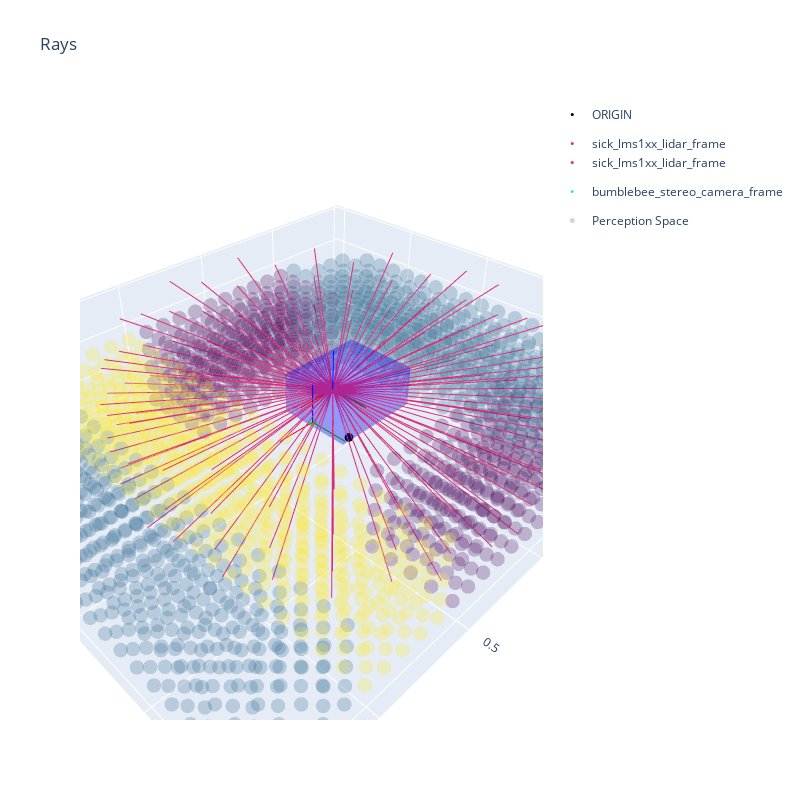

The code cell stored with this chart in its notebook:
### Markdown cell above
### Plot any Bot!

### Code cell
# Here is the first one
design_0_fig, design_0_df = plot_plot_design(0, sensor_idx_rays=0, max_rays=100)

design_0_df

### Figure 1 — Plotly figure (JSON) as saved in the notebook; plotly's stock layout.template omitted (floating-point values rounded to 4 significant figures; data arrays with more than 128 entries replaced by an {"elided": "..."} marker saying what was removed)
{"data": [{"marker": {"color": "black", "size": 3}, "mode": "markers", "name": "ORIGIN", "type": "scatter3d", "x": [0], "y": [0], "z": [0]}, {"hoverinfo": "text", "legendgroup": "sensor_0", "marker": {"color": "#d72f78", "size": 3}, "mode": "markers", "name": "sick_lms1xx_lidar_frame", "text": ["Translation:<br>  (x=0.12,<br>  y=0.00,<br>  z=0.33)", "Quaternion:<br>  (qw=1.00,<br>  qx=0.00,<br>  qy=0.00,<br>  qz=0.00)"], "type": "scatter3d", "x": [0.12], "y": [0], "z": [0.333]}, {"legendgroup": "sensor_0", "line": {"color": "red", "width": 2}, "mode": "lines", "showlegend": false, "type": "scatter3d", "x": [0.12, 0.32], "y": [0, 0], "z": [0.333, 0.333]}, {"legendgroup": "sensor_0", "line": {"color": "green", "width": 2}, "mode": "lines", "showlegend": false, "type": "scatter3d", "x": [0.12, 0.12], "y": [0, 0.2], "z": [0.333, 0.333]}, {"legendgroup": "sensor_0", "line": {"color": "blue", "width": 2}, "mode": "lines", "showlegend": false, "type": "scatter3d", "x": [0.12, 0.12], "y": [0, 0], "z": [0.333, 0.533]}, {"hoverinfo": "text", "legendgroup": "sensor_1", "marker": {"color": "#29f6ab", "size": 3}, "mode": "markers", "name": "bumblebee_stereo_camera_frame", "text": ["Translation:<br>  (x=0.25,<br>  y=0.00,<br>  z=0.22)", "Quaternion:<br>  (qw=1.00,<br>  qx=0.00,<br>  qy=0.00,<br>  qz=0.00)"], "type": "scatter3d", "x": [0.247], "y": [0], "z": [0.218]}, {"legendgroup": "sensor_1", "line": {"color": "red", "width": 2}, "mode": "lines", "showlegend": false, "type": "scatter3d", "x": [0.247, 0.447], "y": [0, 0], "z": [0.218, 0.218]}, {"legendgroup": "sensor_1", "line": {"color": "green", "width": 2}, "mode": "lines", "showlegend": false, "type": "scatter3d", "x": [0.247, 0.247], "y": [0, 0.2], "z": [0.218, 0.218]}, {"legendgroup": "sensor_1", "line": {"color": "blue", "width": 2}, "mode": "lines", "showlegend": false, "type": "scatter3d", "x": [0.247, 0.247], "y": [0, 0], "z": [0.218, 0.418]}, {"marker": {"color": {"elided": "1910 float values"}, "colorscale": [[0, "#440154"], [0.1111, "#482878"], [0.2222, "#3e4989"], [0.3333, "#31688e"], [0.4444, "#26828e"], [0.5556, "#1f9e89"], [0.6667, "#35b779"], [0.7778, "#6ece58"], [0.8889, "#b5de2b"], [1, "#fde725"]], "opacity": 0.25, "size": 5}, "mode": "markers", "name": "Perception Space", "type": "scatter3d", "x": {"elided": "1910 float values"}, "y": {"elided": "1910 float values"}, "z": {"elided": "1910 float values"}}, {"color": "blue", "i": [7, 0, 0, 0, 4, 4, 6, 6, 4, 0, 3, 2], "j": [3, 4, 1, 2, 5, 6, 5, 2, 0, 1, 6, 3], "k": [0, 7, 2, 3, 6, 7, 1, 1, 5, 5, 7, 6], "name": "Sensor Pos Constraints", "opacity": 0.2, "showscale": false, "type": "mesh3d", "x": [-0.1996, -0.1996, 0.2404, 0.2404, -0.1996, -0.1996, 0.2404, 0.2404], "y": [-0.18, 0.18, 0.18, -0.18, -0.18, 0.18, 0.18, -0.18], "z": [0.1864, 0.1864, 0.1864, 0.1864, 0.3864, 0.3864, 0.3864, 0.3864]}, {"hoverinfo": "none", "line": {"color": "#d72f78", "width": 2}, "mode": "lines", "showlegend": false, "type": "scatter3d", "x": [0.12, -0.8459], "y": [0, 8.444e-08], "z": [0.333, 0.07418]}, {"hoverinfo": "none", "line": {"color": "#d72f78", "width": 2}, "mode": "lines", "showlegend": false, "type": "scatter3d", "x": [0.12, -0.7565], "y": [0, -0.406], "z": [0.333, 0.07418]}, {"hoverinfo": "none", "line": {"color": "#d72f78", "width": 2}, "mode": "lines", "showlegend": false, "type": "scatter3d", "x": [0.12, -0.5046], "y": [0, -0.7368], "z": [0.333, 0.07418]}, {"hoverinfo": "none", "line": {"color": "#d72f78", "width": 2}, "mode": "lines", "showlegend": false, "type": "scatter3d", "x": [0.12, -0.1371], "y": [0, -0.9311], "z": [0.333, 0.07418]}, {"hoverinfo": "none", "line": {"color": "#d72f78", "width": 2}, "mode": "lines", "showlegend": false, "type": "scatter3d", "x": [0.12, 0.2781], "y": [0, -0.9529], "z": [0.333, 0.07418]}, {"hoverinfo": "none", "line": {"color": "#d72f78", "width": 2}, "mode": "lines", "showlegend": false, "type": "scatter3d", "x": [0.12, 0.664], "y": [0, -0.7982], "z": [0.333, 0.07418]}, {"hoverinfo": "none", "line": {"color": "#d72f78", "width": 2}, "mode": "lines", "showlegend": false, "type": "scatter3d", "x": [0.12, 0.9491], "y": [0, -0.4956], "z": [0.333, 0.07418]}, {"hoverinfo": "none", "line": {"color": "#d72f78", "width": 2}, "mode": "lines", "showlegend": false, "type": "scatter3d", "x": [0.12, 1.081], "y": [0, -0.1012], "z": [0.333, 0.07418]}, {"hoverinfo": "none", "line": {"color": "#d72f78", "width": 2}, "mode": "lines", "showlegend": false, "type": "scatter3d", "x": [0.12, 1.034], "y": [0, 0.312], "z": [0.333, 0.07418]}, {"hoverinfo": "none", "line": {"color": "#d72f78", "width": 2}, "mode": "lines", "showlegend": false, "type": "scatter3d", "x": [0.12, 0.8184], "y": [0, 0.6673], "z": [0.333, 0.07418]}, {"hoverinfo": "none", "line": {"color": "#d72f78", "width": 2}, "mode": "lines", "showlegend": false, "type": "scatter3d", "x": [0.12, 0.4732], "y": [0, 0.899], "z": [0.333, 0.07418]}, {"hoverinfo": "none", "line": {"color": "#d72f78", "width": 2}, "mode": "lines", "showlegend": false, "type": "scatter3d", "x": [0.12, 0.06259], "y": [0, 0.9642], "z": [0.333, 0.07418]}, {"hoverinfo": "none", "line": {"color": "#d72f78", "width": 2}, "mode": "lines", "showlegend": false, "type": "scatter3d", "x": [0.12, -0.3374], "y": [0, 0.8508], "z": [0.333, 0.07418]}, {"hoverinfo": "none", "line": {"color": "#d72f78", "width": 2}, "mode": "lines", "showlegend": false, "type": "scatter3d", "x": [0.12, -0.6526], "y": [0, 0.5797], "z": [0.333, 0.07418]}, {"hoverinfo": "none", "line": {"color": "#d72f78", "width": 2}, "mode": "lines", "showlegend": false, "type": "scatter3d", "x": [0.12, -0.8247], "y": [0, 0.2013], "z": [0.333, 0.07418]}, {"hoverinfo": "none", "line": {"color": "#d72f78", "width": 2}, "mode": "lines", "showlegend": false, "type": "scatter3d", "x": [0.12, -0.8417], "y": [0, -0.2119], "z": [0.333, 0.1594]}, {"hoverinfo": "none", "line": {"color": "#d72f78", "width": 2}, "mode": "lines", "showlegend": false, "type": "scatter3d", "x": [0.12, -0.6636], "y": [0, -0.5965], "z": [0.333, 0.1594]}, {"hoverinfo": "none", "line": {"color": "#d72f78", "width": 2}, "mode": "lines", "showlegend": false, "type": "scatter3d", "x": [0.12, -0.3402], "y": [0, -0.8706], "z": [0.333, 0.1594]}, {"hoverinfo": "none", "line": {"color": "#d72f78", "width": 2}, "mode": "lines", "showlegend": false, "type": "scatter3d", "x": [0.12, 0.06834], "y": [0, -0.9835], "z": [0.333, 0.1594]}, {"hoverinfo": "none", "line": {"color": "#d72f78", "width": 2}, "mode": "lines", "showlegend": false, "type": "scatter3d", "x": [0.12, 0.4865], "y": [0, -0.9141], "z": [0.333, 0.1594]}, {"hoverinfo": "none", "line": {"color": "#d72f78", "width": 2}, "mode": "lines", "showlegend": false, "type": "scatter3d", "x": [0.12, 0.8368], "y": [0, -0.6754], "z": [0.333, 0.1594]}, {"hoverinfo": "none", "line": {"color": "#d72f78", "width": 2}, "mode": "lines", "showlegend": false, "type": "scatter3d", "x": [0.12, 1.054], "y": [0, -0.3115], "z": [0.333, 0.1594]}, {"hoverinfo": "none", "line": {"color": "#d72f78", "width": 2}, "mode": "lines", "showlegend": false, "type": "scatter3d", "x": [0.12, 1.099], "y": [0, 0.11], "z": [0.333, 0.1594]}, {"hoverinfo": "none", "line": {"color": "#d72f78", "width": 2}, "mode": "lines", "showlegend": false, "type": "scatter3d", "x": [0.12, 0.9618], "y": [0, 0.5112], "z": [0.333, 0.1594]}, {"hoverinfo": "none", "line": {"color": "#d72f78", "width": 2}, "mode": "lines", "showlegend": false, "type": "scatter3d", "x": [0.12, 0.6689], "y": [0, 0.8176], "z": [0.333, 0.1594]}, {"hoverinfo": "none", "line": {"color": "#d72f78", "width": 2}, "mode": "lines", "showlegend": false, "type": "scatter3d", "x": [0.12, 0.2744], "y": [0, 0.9726], "z": [0.333, 0.1594]}, {"hoverinfo": "none", "line": {"color": "#d72f78", "width": 2}, "mode": "lines", "showlegend": false, "type": "scatter3d", "x": [0.12, -0.1487], "y": [0, 0.9474], "z": [0.333, 0.1594]}, {"hoverinfo": "none", "line": {"color": "#d72f78", "width": 2}, "mode": "lines", "showlegend": false, "type": "scatter3d", "x": [0.12, -0.5221], "y": [0, 0.7467], "z": [0.333, 0.1594]}, {"hoverinfo": "none", "line": {"color": "#d72f78", "width": 2}, "mode": "lines", "showlegend": false, "type": "scatter3d", "x": [0.12, -0.7765], "y": [0, 0.4077], "z": [0.333, 0.1594]}, {"hoverinfo": "none", "line": {"color": "#d72f78", "width": 2}, "mode": "lines", "showlegend": false, "type": "scatter3d", "x": [0.12, -0.8762], "y": [0, 8.709e-08], "z": [0.333, 0.2458]}, {"hoverinfo": "none", "line": {"color": "#d72f78", "width": 2}, "mode": "lines", "showlegend": false, "type": "scatter3d", "x": [0.12, -0.7839], "y": [0, -0.4187], "z": [0.333, 0.2458]}, {"hoverinfo": "none", "line": {"color": "#d72f78", "width": 2}, "mode": "lines", "showlegend": false, "type": "scatter3d", "x": [0.12, -0.5242], "y": [0, -0.7599], "z": [0.333, 0.2458]}, {"hoverinfo": "none", "line": {"color": "#d72f78", "width": 2}, "mode": "lines", "showlegend": false, "type": "scatter3d", "x": [0.12, -0.1451], "y": [0, -0.9603], "z": [0.333, 0.2458]}, {"hoverinfo": "none", "line": {"color": "#d72f78", "width": 2}, "mode": "lines", "showlegend": false, "type": "scatter3d", "x": [0.12, 0.2831], "y": [0, -0.9828], "z": [0.333, 0.2458]}, {"hoverinfo": "none", "line": {"color": "#d72f78", "width": 2}, "mode": "lines", "showlegend": false, "type": "scatter3d", "x": [0.12, 0.681], "y": [0, -0.8232], "z": [0.333, 0.2458]}, {"hoverinfo": "none", "line": {"color": "#d72f78", "width": 2}, "mode": "lines", "showlegend": false, "type": "scatter3d", "x": [0.12, 0.9751], "y": [0, -0.5111], "z": [0.333, 0.2458]}, {"hoverinfo": "none", "line": {"color": "#d72f78", "width": 2}, "mode": "lines", "showlegend": false, "type": "scatter3d", "x": [0.12, 1.111], "y": [0, -0.1044], "z": [0.333, 0.2458]}, {"hoverinfo": "none", "line": {"color": "#d72f78", "width": 2}, "mode": "lines", "showlegend": false, "type": "scatter3d", "x": [0.12, 1.063], "y": [0, 0.3217], "z": [0.333, 0.2458]}, {"hoverinfo": "none", "line": {"color": "#d72f78", "width": 2}, "mode": "lines", "showlegend": false, "type": "scatter3d", "x": [0.12, 0.8403], "y": [0, 0.6882], "z": [0.333, 0.2458]}, {"hoverinfo": "none", "line": {"color": "#d72f78", "width": 2}, "mode": "lines", "showlegend": false, "type": "scatter3d", "x": [0.12, 0.4843], "y": [0, 0.9272], "z": [0.333, 0.2458]}, {"hoverinfo": "none", "line": {"color": "#d72f78", "width": 2}, "mode": "lines", "showlegend": false, "type": "scatter3d", "x": [0.12, 0.06079], "y": [0, 0.9944], "z": [0.333, 0.2458]}, {"hoverinfo": "none", "line": {"color": "#d72f78", "width": 2}, "mode": "lines", "showlegend": false, "type": "scatter3d", "x": [0.12, -0.3517], "y": [0, 0.8774], "z": [0.333, 0.2458]}, {"hoverinfo": "none", "line": {"color": "#d72f78", "width": 2}, "mode": "lines", "showlegend": false, "type": "scatter3d", "x": [0.12, -0.6768], "y": [0, 0.5979], "z": [0.333, 0.2458]}, {"hoverinfo": "none", "line": {"color": "#d72f78", "width": 2}, "mode": "lines", "showlegend": false, "type": "scatter3d", "x": [0.12, -0.8543], "y": [0, 0.2076], "z": [0.333, 0.2458]}, {"hoverinfo": "none", "line": {"color": "#d72f78", "width": 2}, "mode": "lines", "showlegend": false, "type": "scatter3d", "x": [0.12, -0.8566], "y": [0, -0.2152], "z": [0.333, 0.333]}, {"hoverinfo": "none", "line": {"color": "#d72f78", "width": 2}, "mode": "lines", "showlegend": false, "type": "scatter3d", "x": [0.12, -0.6757], "y": [0, -0.6058], "z": [0.333, 0.333]}, {"hoverinfo": "none", "line": {"color": "#d72f78", "width": 2}, "mode": "lines", "showlegend": false, "type": "scatter3d", "x": [0.12, -0.3473], "y": [0, -0.8841], "z": [0.333, 0.333]}, {"hoverinfo": "none", "line": {"color": "#d72f78", "width": 2}, "mode": "lines", "showlegend": false, "type": "scatter3d", "x": [0.12, 0.06755], "y": [0, -0.9986], "z": [0.333, 0.333]}, {"hoverinfo": "none", "line": {"color": "#d72f78", "width": 2}, "mode": "lines", "showlegend": false, "type": "scatter3d", "x": [0.12, 0.4922], "y": [0, -0.9282], "z": [0.333, 0.333]}, {"hoverinfo": "none", "line": {"color": "#d72f78", "width": 2}, "mode": "lines", "showlegend": false, "type": "scatter3d", "x": [0.12, 0.8478], "y": [0, -0.6858], "z": [0.333, 0.333]}, {"hoverinfo": "none", "line": {"color": "#d72f78", "width": 2}, "mode": "lines", "showlegend": false, "type": "scatter3d", "x": [0.12, 1.069], "y": [0, -0.3163], "z": [0.333, 0.333]}, {"hoverinfo": "none", "line": {"color": "#d72f78", "width": 2}, "mode": "lines", "showlegend": false, "type": "scatter3d", "x": [0.12, 1.114], "y": [0, 0.1117], "z": [0.333, 0.333]}, {"hoverinfo": "none", "line": {"color": "#d72f78", "width": 2}, "mode": "lines", "showlegend": false, "type": "scatter3d", "x": [0.12, 0.9747], "y": [0, 0.5191], "z": [0.333, 0.333]}, {"hoverinfo": "none", "line": {"color": "#d72f78", "width": 2}, "mode": "lines", "showlegend": false, "type": "scatter3d", "x": [0.12, 0.6774], "y": [0, 0.8303], "z": [0.333, 0.333]}, {"hoverinfo": "none", "line": {"color": "#d72f78", "width": 2}, "mode": "lines", "showlegend": false, "type": "scatter3d", "x": [0.12, 0.2768], "y": [0, 0.9876], "z": [0.333, 0.333]}, {"hoverinfo": "none", "line": {"color": "#d72f78", "width": 2}, "mode": "lines", "showlegend": false, "type": "scatter3d", "x": [0.12, -0.1529], "y": [0, 0.9621], "z": [0.333, 0.333]}, {"hoverinfo": "none", "line": {"color": "#d72f78", "width": 2}, "mode": "lines", "showlegend": false, "type": "scatter3d", "x": [0.12, -0.532], "y": [0, 0.7582], "z": [0.333, 0.333]}, {"hoverinfo": "none", "line": {"color": "#d72f78", "width": 2}, "mode": "lines", "showlegend": false, "type": "scatter3d", "x": [0.12, -0.7903], "y": [0, 0.414], "z": [0.333, 0.333]}, {"hoverinfo": "none", "line": {"color": "#d72f78", "width": 2}, "mode": "lines", "showlegend": false, "type": "scatter3d", "x": [0.12, -0.8762], "y": [0, 8.709e-08], "z": [0.333, 0.4202]}, {"hoverinfo": "none", "line": {"color": "#d72f78", "width": 2}, "mode": "lines", "showlegend": false, "type": "scatter3d", "x": [0.12, -0.7839], "y": [0, -0.4187], "z": [0.333, 0.4202]}, {"hoverinfo": "none", "line": {"color": "#d72f78", "width": 2}, "mode": "lines", "showlegend": false, "type": "scatter3d", "x": [0.12, -0.5242], "y": [0, -0.7599], "z": [0.333, 0.4202]}, {"hoverinfo": "none", "line": {"color": "#d72f78", "width": 2}, "mode": "lines", "showlegend": false, "type": "scatter3d", "x": [0.12, -0.1451], "y": [0, -0.9603], "z": [0.333, 0.4202]}, {"hoverinfo": "none", "line": {"color": "#d72f78", "width": 2}, "mode": "lines", "showlegend": false, "type": "scatter3d", "x": [0.12, 0.2831], "y": [0, -0.9828], "z": [0.333, 0.4202]}, {"hoverinfo": "none", "line": {"color": "#d72f78", "width": 2}, "mode": "lines", "showlegend": false, "type": "scatter3d", "x": [0.12, 0.681], "y": [0, -0.8232], "z": [0.333, 0.4202]}, {"hoverinfo": "none", "line": {"color": "#d72f78", "width": 2}, "mode": "lines", "showlegend": false, "type": "scatter3d", "x": [0.12, 0.9751], "y": [0, -0.5111], "z": [0.333, 0.4202]}, {"hoverinfo": "none", "line": {"color": "#d72f78", "width": 2}, "mode": "lines", "showlegend": false, "type": "scatter3d", "x": [0.12, 1.111], "y": [0, -0.1044], "z": [0.333, 0.4202]}, {"hoverinfo": "none", "line": {"color": "#d72f78", "width": 2}, "mode": "lines", "showlegend": false, "type": "scatter3d", "x": [0.12, 1.063], "y": [0, 0.3217], "z": [0.333, 0.4202]}, {"hoverinfo": "none", "line": {"color": "#d72f78", "width": 2}, "mode": "lines", "showlegend": false, "type": "scatter3d", "x": [0.12, 0.8403], "y": [0, 0.6882], "z": [0.333, 0.4202]}, {"hoverinfo": "none", "line": {"color": "#d72f78", "width": 2}, "mode": "lines", "showlegend": false, "type": "scatter3d", "x": [0.12, 0.4843], "y": [0, 0.9272], "z": [0.333, 0.4202]}, {"hoverinfo": "none", "line": {"color": "#d72f78", "width": 2}, "mode": "lines", "showlegend": false, "type": "scatter3d", "x": [0.12, 0.06079], "y": [0, 0.9944], "z": [0.333, 0.4202]}, {"hoverinfo": "none", "line": {"color": "#d72f78", "width": 2}, "mode": "lines", "showlegend": false, "type": "scatter3d", "x": [0.12, -0.3517], "y": [0, 0.8774], "z": [0.333, 0.4202]}, {"hoverinfo": "none", "line": {"color": "#d72f78", "width": 2}, "mode": "lines", "showlegend": false, "type": "scatter3d", "x": [0.12, -0.6768], "y": [0, 0.5979], "z": [0.333, 0.4202]}, {"hoverinfo": "none", "line": {"color": "#d72f78", "width": 2}, "mode": "lines", "showlegend": false, "type": "scatter3d", "x": [0.12, -0.8543], "y": [0, 0.2076], "z": [0.333, 0.4202]}, {"hoverinfo": "none", "line": {"color": "#d72f78", "width": 2}, "mode": "lines", "showlegend": false, "type": "scatter3d", "x": [0.12, -0.8417], "y": [0, -0.2119], "z": [0.333, 0.5066]}, {"hoverinfo": "none", "line": {"color": "#d72f78", "width": 2}, "mode": "lines", "showlegend": false, "type": "scatter3d", "x": [0.12, -0.6636], "y": [0, -0.5965], "z": [0.333, 0.5066]}, {"hoverinfo": "none", "line": {"color": "#d72f78", "width": 2}, "mode": "lines", "showlegend": false, "type": "scatter3d", "x": [0.12, -0.3402], "y": [0, -0.8706], "z": [0.333, 0.5066]}, {"hoverinfo": "none", "line": {"color": "#d72f78", "width": 2}, "mode": "lines", "showlegend": false, "type": "scatter3d", "x": [0.12, 0.06834], "y": [0, -0.9835], "z": [0.333, 0.5066]}, {"hoverinfo": "none", "line": {"color": "#d72f78", "width": 2}, "mode": "lines", "showlegend": false, "type": "scatter3d", "x": [0.12, 0.4865], "y": [0, -0.9141], "z": [0.333, 0.5066]}, {"hoverinfo": "none", "line": {"color": "#d72f78", "width": 2}, "mode": "lines", "showlegend": false, "type": "scatter3d", "x": [0.12, 0.8368], "y": [0, -0.6754], "z": [0.333, 0.5066]}, {"hoverinfo": "none", "line": {"color": "#d72f78", "width": 2}, "mode": "lines", "showlegend": false, "type": "scatter3d", "x": [0.12, 1.054], "y": [0, -0.3115], "z": [0.333, 0.5066]}, {"hoverinfo": "none", "line": {"color": "#d72f78", "width": 2}, "mode": "lines", "showlegend": false, "type": "scatter3d", "x": [0.12, 1.099], "y": [0, 0.11], "z": [0.333, 0.5066]}, {"hoverinfo": "none", "line": {"color": "#d72f78", "width": 2}, "mode": "lines", "showlegend": false, "type": "scatter3d", "x": [0.12, 0.9618], "y": [0, 0.5112], "z": [0.333, 0.5066]}, {"hoverinfo": "none", "line": {"color": "#d72f78", "width": 2}, "mode": "lines", "showlegend": false, "type": "scatter3d", "x": [0.12, 0.6689], "y": [0, 0.8176], "z": [0.333, 0.5066]}, {"hoverinfo": "none", "line": {"color": "#d72f78", "width": 2}, "mode": "lines", "showlegend": false, "type": "scatter3d", "x": [0.12, 0.2744], "y": [0, 0.9726], "z": [0.333, 0.5066]}, {"hoverinfo": "none", "line": {"color": "#d72f78", "width": 2}, "mode": "lines", "showlegend": false, "type": "scatter3d", "x": [0.12, -0.1487], "y": [0, 0.9474], "z": [0.333, 0.5066]}, {"hoverinfo": "none", "line": {"color": "#d72f78", "width": 2}, "mode": "lines", "showlegend": false, "type": "scatter3d", "x": [0.12, -0.5221], "y": [0, 0.7467], "z": [0.333, 0.5066]}, {"hoverinfo": "none", "line": {"color": "#d72f78", "width": 2}, "mode": "lines", "showlegend": false, "type": "scatter3d", "x": [0.12, -0.7765], "y": [0, 0.4077], "z": [0.333, 0.5066]}, {"hoverinfo": "none", "line": {"color": "#d72f78", "width": 2}, "mode": "lines", "showlegend": false, "type": "scatter3d", "x": [0.12, -0.8459], "y": [0, 8.444e-08], "z": [0.333, 0.5918]}, {"hoverinfo": "none", "line": {"color": "#d72f78", "width": 2}, "mode": "lines", "showlegend": false, "type": "scatter3d", "x": [0.12, -0.7565], "y": [0, -0.406], "z": [0.333, 0.5918]}, {"hoverinfo": "none", "line": {"color": "#d72f78", "width": 2}, "mode": "lines", "showlegend": false, "type": "scatter3d", "x": [0.12, -0.5046], "y": [0, -0.7368], "z": [0.333, 0.5918]}, {"hoverinfo": "none", "line": {"color": "#d72f78", "width": 2}, "mode": "lines", "showlegend": false, "type": "scatter3d", "x": [0.12, -0.1371], "y": [0, -0.9311], "z": [0.333, 0.5918]}, {"hoverinfo": "none", "line": {"color": "#d72f78", "width": 2}, "mode": "lines", "showlegend": false, "type": "scatter3d", "x": [0.12, 0.2781], "y": [0, -0.9529], "z": [0.333, 0.5918]}, {"hoverinfo": "none", "line": {"color": "#d72f78", "width": 2}, "mode": "lines", "showlegend": false, "type": "scatter3d", "x": [0.12, 0.664], "y": [0, -0.7982], "z": [0.333, 0.5918]}, {"hoverinfo": "none", "line": {"color": "#d72f78", "width": 2}, "mode": "lines", "showlegend": false, "type": "scatter3d", "x": [0.12, 0.9491], "y": [0, -0.4956], "z": [0.333, 0.5918]}, {"hoverinfo": "none", "line": {"color": "#d72f78", "width": 2}, "mode": "lines", "showlegend": false, "type": "scatter3d", "x": [0.12, 1.081], "y": [0, -0.1012], "z": [0.333, 0.5918]}, {"hoverinfo": "none", "line": {"color": "#d72f78", "width": 2}, "mode": "lines", "showlegend": false, "type": "scatter3d", "x": [0.12, 1.034], "y": [0, 0.312], "z": [0.333, 0.5918]}, {"hoverinfo": "none", "line": {"color": "#d72f78", "width": 2}, "mode": "lines", "showlegend": false, "type": "scatter3d", "x": [0.12, 0.8184], "y": [0, 0.6673], "z": [0.333, 0.5918]}, {"hoverinfo": "none", "line": {"color": "#d72f78", "width": 2}, "mode": "lines", "showlegend": false, "type": "scatter3d", "x": [0.12, 0.4732], "y": [0, 0.899], "z": [0.333, 0.5918]}, {"hoverinfo": "none", "line": {"color": "#d72f78", "width": 2}, "mode": "lines", "showlegend": false, "type": "scatter3d", "x": [0.12, 0.06259], "y": [0, 0.9642], "z": [0.333, 0.5918]}, {"hoverinfo": "none", "line": {"color": "#d72f78", "width": 2}, "mode": "lines", "showlegend": false, "type": "scatter3d", "x": [0.12, -0.3374], "y": [0, 0.8508], "z": [0.333, 0.5918]}, {"hoverinfo": "none", "line": {"color": "#d72f78", "width": 2}, "mode": "lines", "showlegend": false, "type": "scatter3d", "x": [0.12, -0.6526], "y": [0, 0.5797], "z": [0.333, 0.5918]}, {"hoverinfo": "none", "line": {"color": "#d72f78", "width": 2}, "mode": "lines", "showlegend": false, "type": "scatter3d", "x": [0.12, -0.8247], "y": [0, 0.2013], "z": [0.333, 0.5918]}, {"hoverinfo": "text", "legendgroup": "sensor_0", "marker": {"color": "#d72f78", "size": 3}, "mode": "markers", "name": "sick_lms1xx_lidar_frame", "text": ["Translation:<br>  (x=0.12,<br>  y=0.00,<br>  z=0.33)", "Quaternion:<br>  (qw=1.00,<br>  qx=0.00,<br>  qy=0.00,<br>  qz=0.00)"], "type": "scatter3d", "x": [0.12], "y": [0], "z": [0.333]}, {"legendgroup": "sensor_0", "line": {"color": "red", "width": 2}, "mode": "lines", "showlegend": false, "type": "scatter3d", "x": [0.12, 0.32], "y": [0, 0], "z": [0.333, 0.333]}, {"legendgroup": "sensor_0", "line": {"color": "green", "width": 2}, "mode": "lines", "showlegend": false, "type": "scatter3d", "x": [0.12, 0.12], "y": [0, 0.2], "z": [0.333, 0.333]}, {"legendgroup": "sensor_0", "line": {"color": "blue", "width": 2}, "mode": "lines", "showlegend": false, "type": "scatter3d", "x": [0.12, 0.12], "y": [0, 0], "z": [0.333, 0.533]}], "layout": {"height": 800, "scene": {"aspectmode": "data", "camera": {"center": {"x": 0, "y": 0, "z": 0}, "eye": {"x": 1.25, "y": 1.25, "z": 1.25}, "up": {"x": 0, "y": 0, "z": 1}}, "xaxis": {"title": {"text": "X"}}, "yaxis": {"title": {"text": "Y"}}, "zaxis": {"title": {"text": "Z"}}}, "title": {"text": "Rays"}, "width": 800}}
